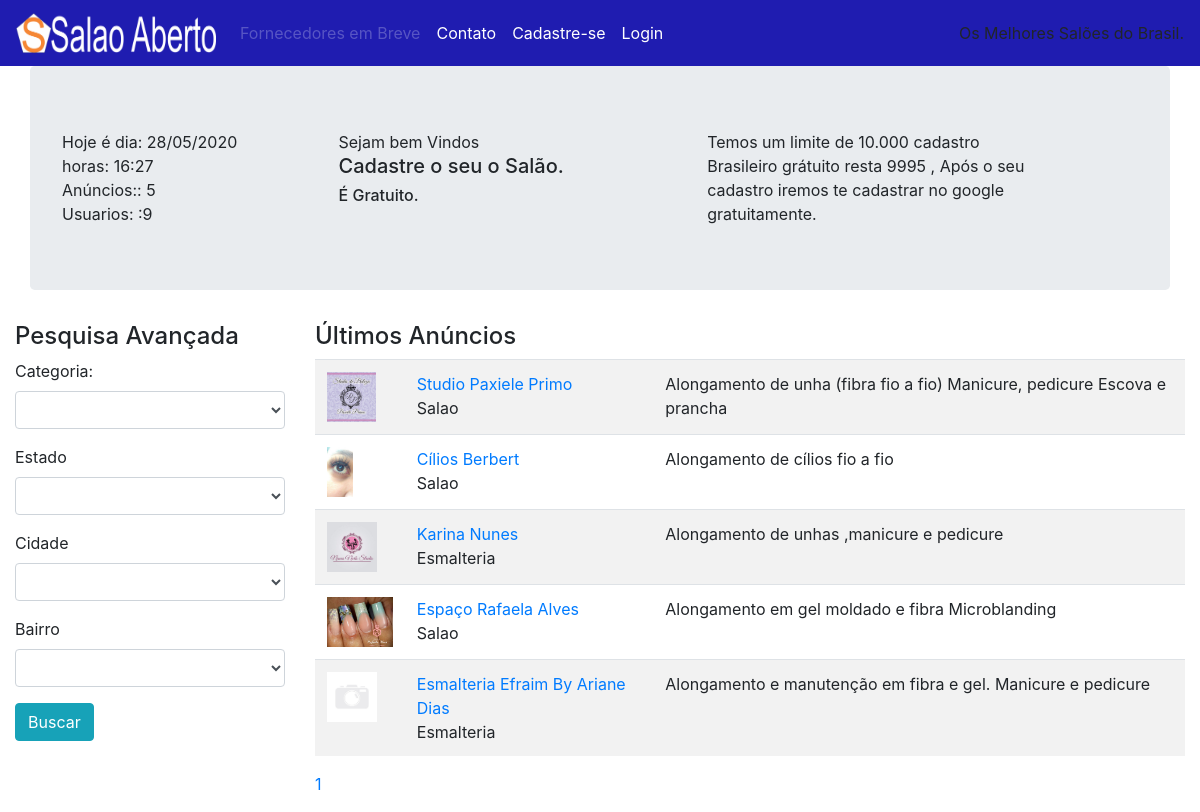
The page / on the database its author committed.
### tables this page shows
CREATE TABLE `anuncios` (
  `id` int(11) UNSIGNED NOT NULL,
  `id_usuario` int(11) NOT NULL,
  `id_categoria` int(11) NOT NULL,
  `estabelecimento` varchar(100) DEFAULT NULL,
  `descricao` text DEFAULT NULL,
  `insta` varchar(50) NOT NULL,
  `what` varchar(25) NOT NULL,
  `cep` int(9) NOT NULL,
  `rua` varchar(100) NOT NULL,
  `numero` int(6) NOT NULL,
  `bairro` varchar(100) NOT NULL,
  `cidade` varchar(100) NOT NULL,
  `uf` varchar(2) DEFAULT NULL
);

### classes/anuncios.class.php (called while the page is built, shortened)
<?php
class Anuncios {
	public function getTotalAnuncios($filtros) {
		global $pdo;
		$filtrostring = array('1=1');
		$sql = $pdo->prepare("SELECT COUNT(*) as c FROM anuncios WHERE ".implode(' AND ', $filtrostring));
		$sql->execute();
		$row = $sql->fetch();
		return $row['c'];
	}
	public function getUltimosAnuncios($page, $perPage, $filtros) {
		global $pdo;
		$offset = ($page - 1) * $perPage;
		$array = array();
		$filtrostring = array('1=1');
		$sql = $pdo->prepare("SELECT
			*,
			(select anuncios_imagens.url from anuncios_imagens where anuncios_imagens.id_anuncio = anuncios.id limit 1) as url,
			(select categorias.nome from categorias where categorias.id = anuncios.id_categoria) as categoria
			FROM anuncios WHERE ".implode(' AND ', $filtrostring)." ORDER BY id DESC LIMIT $offset, $perPage");
		$sql->execute();
		if($sql->rowCount() > 0) {
			$array = $sql->fetchAll();
		}
		return $array;
	}
}

### classes/usuarios.class.php (called while the page is built, shortened)
<?php
class Usuarios {
	public function getTotalUsuarios() {
		global $pdo;
		$sql = $pdo->query("SELECT COUNT(*) as c FROM usuarios");
		$row = $sql->fetch();
		return $row['c'];
	}
}
?>

### classes/categorias.class.php (called while the page is built)
<?php
class Categorias {
	public function getLista() {
		$array = array();
		global $pdo;
		$sql = $pdo->query("SELECT * FROM categorias");
		if($sql->rowCount() > 0) {
			$array = $sql->fetchAll();
		}
		return $array;
	}
}
?>

### classes/pesquisa.class.php (called while the page is built)
<?php
class Pesquisa{
	public function getListaPesquisaBairro() {
		$array = array();
		global $pdo;
		$sql = $pdo->query("SELECT DISTINCT bairro FROM anuncios GROUP BY bairro");
		if($sql->rowCount()> 0)
                 $array = $sql->fetchAll();
                return $array;
	}
        public function getListaPesquisauf() {
		$array = array();
		global $pdo;
		$sql = $pdo->query("SELECT DISTINCT uf FROM anuncios GROUP BY uf");
		if($sql->rowCount()> 0)
                 $array = $sql->fetchAll();
                return $array;
	}
        public function getListaPesquisaCidade() {
		$array = array();
		global $pdo;
		$sql = $pdo->query("SELECT DISTINCT cidade FROM anuncios GROUP BY cidade");
		if($sql->rowCount()> 0)
                 $array = $sql->fetchAll();
                return $array;
	}
}
?>

### index.php (the view, shortened to what this page needs)
<?php require 'pages/header.php'; ?>
<?php
require 'classes/anuncios.class.php';
require 'classes/usuarios.class.php';
require 'classes/categorias.class.php';
require 'classes/pesquisa.class.php';
$a = new Anuncios();
$u = new Usuarios();
$c = new Categorias();
$pe = new Pesquisa();
$filtros = array(
	'categoria' => '',
	'anuncios' => ''
);
$total_anuncios = $a->getTotalAnuncios($filtros);
$total_usuarios = $u->getTotalUsuarios();
$p = 1;
$por_pagina = 10;
$total_paginas = ceil($total_anuncios / $por_pagina);
$anuncios = $a->getUltimosAnuncios($p, $por_pagina, $filtros);
$categorias = $c->getLista();
$pesquisab = $pe->getListaPesquisaBairro();
$pesquisac = $pe->getListaPesquisaCidade();
$pesquisauf = $pe->getListaPesquisauf();
?>
<div class="container-fluid">
    <?php require 'banner.php'; ?>
	<div class="row">
		<div class="col-sm-3">
			<h4>Pesquisa Avançada</h4>
			<form method="GET">
				<div class="form-group">
					<label for="categoria">Categoria:</label>
					<select id="categoria" name="filtros[categoria]" class="form-control">
						<option></option>
						<?php foreach($categorias as $cat): ?>
						<option value="<?php echo $cat['id']; ?>" <?php echo ($cat['id']==$filtros['categoria'])?'selected="selected"':''; ?>><?php echo utf8_encode($cat['nome']); ?></option>
						<?php endforeach; ?>
					</select>
				</div>
				<div class="form-group">
					<label for="anuncios">Estado</label>
					<select id="anuncios" name="filtros[anuncios]" class="form-control">
						<option></option>
						<?php foreach($pesquisauf as $estado): ?>
						<option value="<?php echo $estado['uf']; ?>" <?php echo ($estado['uf']==$filtros['anuncios'])?'selected="selected"':''; ?>><?php echo utf8_encode($estado['uf']); ?></option>
						<?php endforeach; ?>
					</select>
				</div>
				<div class="form-group">
                                    <label for="anuncios">Cidade</label>
					<select id="categoria" name="filtros[anuncios]" class="form-control">
						<option></option>
						<?php foreach($pesquisac as $estado): ?>
						<option value="<?php echo $estado['cidade']; ?>" <?php echo ($estado['cidade']==$filtros['anuncios'])?'selected="selected"':''; ?>><?php echo utf8_encode($estado['cidade']); ?></option>
						<?php endforeach; ?>
					</select>
				</div>
				<div class="form-group">
					 <label for="anuncios">Bairro</label>
					<select id="categoria" name="filtros[anuncios]" class="form-control">
						<option></option>
						<?php foreach($pesquisab as $estado): ?>
						<option value="<?php echo $estado['bairro']; ?>" <?php echo ($estado['bairro']==$filtros['anuncios'])?'selected="selected"':''; ?>><?php echo utf8_encode($estado['bairro']); ?></option>
						<?php endforeach; ?>
					</select>
				</div>
				<div class="form-group">
					<input type="submit" class="btn btn-info" value="Buscar" />
				</div>
			</form>
		</div>
		<div class="col-sm-9">
			<h4>Últimos Anúncios</h4>
			<table class="table table-striped">
				<tbody>
					<?php foreach($anuncios as $anuncio): ?>
					<tr>
						<td>
							<?php if(!empty($anuncio['url'])): ?>
							<img src="assets/images/anuncios/<?php echo $anuncio['url']; ?>" height="50" border="0" />
							<?php else: ?>
							<img src="assets/images/default.jpg" height="50" border="0" />
							<?php endif; ?>
						</td>
						<td>
							<a href="produto.php?id=<?php echo $anuncio['id']; ?>"><?php echo $anuncio['estabelecimento']; ?></a><br/>
							<?php echo utf8_encode($anuncio['categoria']); ?>
						</td>
						<td> <?php echo $anuncio['descricao']; ?></td>
					</tr>
					<?php endforeach; ?>
				</tbody>
			</table>
			<ul class="pagination">
				<?php for($q=1;$q<=$total_paginas;$q++): ?>
				<li class="<?php echo ($p==$q)?'active':''; ?>"><a href="index.php?p=<?php echo $q; ?>"><?php echo $q; ?></a></li>
				<?php endfor; ?>
			</ul>
		</div>
	</div>
</div>
<?php require 'pages/footer.php'; ?>

### pages/header.php (shortened to what this page needs)
<!DOCTYPE html>
<html xmlns="http://www.w3.org/1999/xhtml" lang="pt-br" xml:lang="pt-br">
<head>
	<link rel="stylesheet" href="assets/css/bootstrap.css" />
	<link rel="stylesheet" href="assets/css/style.css" />
</head>
<body>
    <nav class="navbar navbar-expand-md navbar-dark" style="background-color:#1F1CB0">
        <a class="navbar-brand" href="./"><img src="assets/images/salaoaberto.jpg" alt="SALAO ABERTO" width=200 height=40 /></a>
      <div class="collapse navbar-collapse" id="navbarCollapse">
        <ul class="navbar-nav mr-auto">
          <ul class="navbar-nav">
                        <?php if(isset($_SESSION['cLogin']) && !empty($_SESSION['cLogin'])): ?>
                                <a href="contato.php" class="nav-item nav-link active">Contato</a>
                                 <a href="meus-anuncios.php" class="nav-item nav-link active">Meus Anúncios</a>
                                   <a href="sair.php" class="nav-item nav-link ">Sair</a>
                                  <a href="fornecedor.php" class="nav-item nav-link disabled">Fornecedor em Breve</a>
                                            <?php else: ?>
                                  <li><a href="fornecedore.php" class="nav-item nav-link disabled">Fornecedores em Breve</a></li>
                                   <a href="contato.php" class="nav-item nav-link active">Contato</a>
                                   <li><a href="cadastre-se.php" class="nav-item nav-link active">Cadastre-se</a></li>
                                   <li><a href="login.php" class="nav-item nav-link active">Login</a></li>
                                  <?php endif; ?>
                            </ul>
        </ul>
        <span class="navbar-nav navbar-nav navbar-right">
                        </span>
      </div>
    </nav>

### banner.php
<div class="container-fluid">
<div class="container jumbotron fuid">
  <div class="row">
    <div class="col-sm-3">
        Hoje é dia:
          <?php  echo date("d/m/Y"); ?><br/>
    horas:  <?php  echo date("H:i"); ?><br/>
     Anúncios:: <?php echo $total_anuncios; ?></br>
		Usuarios: :<?php echo $total_usuarios; ?>
    </div>
    <div class="col-sm-3">
		Sejam bem Vindos
        <h5>Cadastre o seu o Salão.</h5>
            <h6>&Eacute; Gratuito.</h6>
    </div>
	<div class="col-sm-1">
    </div>
    <div class="col-sm-4">
     Temos um limite de 10.000 cadastro Brasileiro grátuito resta <?php echo  '10000' - $total_anuncios; ?> , Após o seu cadastro iremos te cadastrar no google gratuitamente.</div>
  </div>
</div>
</div>

### rows shown on the page
anuncios: shows a picture, estabelecimento "Studio Paxiele Primo", categoria "Salao", descricao "Alongamento de unha (fibra fio a fio) Manicure, pedicure Escova e prancha"
anuncios: shows a picture, estabelecimento "Cílios Berbert", categoria "Salao", descricao "Alongamento de cílios fio a fio"
anuncios: shows a picture, estabelecimento "Karina Nunes", categoria "Esmalteria", descricao "Alongamento de unhas ,manicure e pedicure"
anuncios: shows a picture, estabelecimento "Espaço Rafaela Alves", categoria "Salao", descricao "Alongamento em gel moldado e fibra Microblanding"
anuncios: estabelecimento "Esmalteria Efraim By Ariane Dias", categoria "Esmalteria", descricao "Alongamento e manutenção em fibra e gel. Manicure e pedicure"

### other values the page prints
$total_anuncios "5"
$total_usuarios "9"
